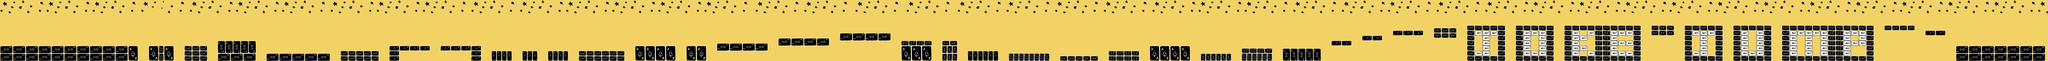

The image is a tile-based game level rendered from a .tmx file. Its description and source (layers, tilesets, objects; grid data summarised) follow:
An orthogonal 800x24 tile map with 32x32 px tiles, 1 tile layer (Background) and 134 objects.

<map version="1.0" orientation="orthogonal" width="800" height="24" tilewidth="32" tileheight="32">
 <tileset firstgid="1" name="tilemap3" tilewidth="32" tileheight="32">
  <image source="tilemap3.png" width="704" height="480" />
 </tileset>
 <layer name="Background" width="800" height="24">
  <data>[19200 cells, 19200 non-empty, 248 distinct tile ids]</data>
 </layer>
 <objectgroup name="Collision" width="800" height="24">
  <object x="1" y="578" width="1722" height="189" />
  <object x="2305" y="576" width="287" height="191" />
  <object x="2718" y="510" width="480" height="256" />
  <object x="3327" y="671" width="800" height="96" />
  <object x="4257" y="638" width="476" height="128" />
  <object x="4863" y="575" width="512" height="192" />
  <object x="5506" y="576" width="507" height="61" />
  <object x="5885" y="638" width="128" height="128" />
  <object x="6141" y="641" width="256" height="128" />
  <object x="6525" y="639" width="192" height="128" />
  <object x="6846" y="638" width="256" height="128" />
  <object x="7230" y="640" width="576" height="128" />
  <object x="8578" y="576" width="252" height="189" />
  <object x="1855" y="574" width="320" height="192" />
  <object x="8964" y="545" width="632" height="93" />
  <object x="9730" y="481" width="637" height="96" />
  <object x="10493" y="416" width="640" height="96" />
  <object x="11259" y="512" width="384" height="256" />
  <object x="11777" y="512" width="189" height="253" />
  <object x="12096" y="639" width="384" height="128" />
  <object x="12610" y="670" width="512" height="96" />
  <object x="13250" y="705" width="475" height="63" />
  <object x="13858" y="638" width="384" height="128" />
  <object x="14371" y="577" width="512" height="189" />
  <object x="15006" y="671" width="384" height="96" />
  <object x="15520" y="607" width="384" height="159" />
  <object x="16032" y="609" width="480" height="156" />
  <object x="16643" y="512" width="250" height="63" />
  <object x="17023" y="447" width="256" height="64" />
  <object x="17410" y="383" width="383" height="64" />
  <object x="17921" y="353" width="287" height="124" />
  <object x="18335" y="320" width="480" height="448" />
  <object x="18944" y="318" width="480" height="448" />
  <object x="19554" y="318" width="960" height="448" />
  <object x="7938" y="574" width="508" height="192" />
  <object x="20643" y="321" width="287" height="124" />
  <object x="21057" y="321" width="480" height="448" />
  <object x="21664" y="320" width="480" height="448" />
  <object x="22274" y="320" width="1150" height="448" />
  <object x="24450" y="576" width="1114" height="190" />
  <object x="24065" y="384" width="256" height="64" />
  <object x="23551" y="322" width="383" height="64" />
 </objectgroup>
 <objectgroup name="Coin" width="800" height="24">
  <object x="254" y="448" />
  <object x="382" y="447" />
  <object x="511" y="447" />
  <object x="638" y="447" />
  <object x="20383" y="194" />
  <object x="17598" y="289" />
  <object x="20140" y="222" />
  <object x="19940" y="224" />
  <object x="19715" y="226" />
  <object x="19327" y="224" />
  <object x="19071" y="223" />
  <object x="18683" y="223" />
  <object x="18493" y="224" />
  <object x="16767" y="416" />
  <object x="17151" y="352" />
  <object x="18078" y="259" />
  <object x="16286" y="482" />
  <object x="15711" y="481" />
  <object x="15103" y="546" />
  <object x="15263" y="547" />
  <object x="14493" y="447" />
  <object x="14719" y="450" />
  <object x="13917" y="544" />
  <object x="14046" y="482" />
  <object x="13375" y="577" />
  <object x="13568" y="579" />
  <object x="12761" y="543" />
  <object x="12962" y="543" />
  <object x="12190" y="514" />
  <object x="12353" y="516" />
  <object x="11870" y="388" />
  <object x="11442" y="390" />
  <object x="10591" y="321" />
  <object x="10688" y="257" />
  <object x="10784" y="194" />
  <object x="10881" y="257" />
  <object x="10978" y="322" />
  <object x="9822" y="388" />
  <object x="9923" y="318" />
  <object x="10156" y="319" />
  <object x="10268" y="388" />
  <object x="9053" y="451" />
  <object x="9245" y="449" />
  <object x="9471" y="449" />
  <object x="8704" y="482" />
  <object x="8356" y="478" />
  <object x="8188" y="477" />
  <object x="8031" y="479" />
  <object x="7358" y="515" />
  <object x="7615" y="515" />
  <object x="6464" y="514" />
  <object x="6783" y="514" />
  <object x="6080" y="483" />
  <object x="5695" y="482" />
  <object x="5870" y="481" />
  <object x="5440" y="481" />
  <object x="4448" y="541" />
  <object x="4637" y="541" />
  <object x="4798" y="482" />
  <object x="3295" y="386" />
  <object x="3456" y="449" />
  <object x="3617" y="511" />
  <object x="3809" y="514" />
  <object x="4064" y="514" />
  <object x="2817" y="352" />
  <object x="2943" y="353" />
  <object x="3069" y="353" />
  <object x="2463" y="449" />
  <object x="768" y="446" />
  <object x="834" y="387" />
  <object x="1023" y="387" />
  <object x="1118" y="453" />
  <object x="1377" y="449" />
  <object x="1566" y="447" />
  <object x="1792" y="419" />
  <object x="20799" y="226" />
  <object x="21197" y="224" />
  <object x="21410" y="221" />
  <object x="21794" y="223" />
  <object x="22053" y="225" />
  <object x="22368" y="226" />
  <object x="22620" y="222" />
  <object x="22881" y="222" />
  <object x="23199" y="226" />
  <object x="23392" y="161" />
  <object x="23741" y="224" />
  <object x="24191" y="288" />
 </objectgroup>
 <objectgroup name="Coin1" width="800" height="24">
  <object x="928" y="317" />
  <object x="4964" y="416" />
  <object x="14300" y="409" />
 </objectgroup>
 <objectgroup name="Coin2" width="800" height="24">
  <object x="7869" y="414" />
  <object x="10043" y="245" />
 </objectgroup>
 <objectgroup name="Coin3" width="800" height="24" />
</map>
